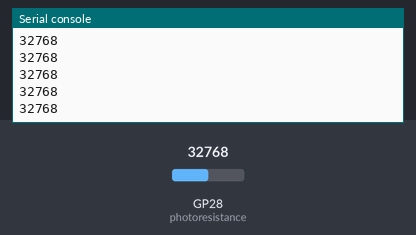
Simulated run of this program. Board: Raspberry Pi Pico running MicroPython. Parts: the last lines printed to the serial console. Inputs (shaded band) come from the test bench; at power-on: GP28 (photoresistance) = 32768 (analog values on the 0–65535 scale).

Above: at 1.2 s.
1.3 s: GP28 (photoresistance) set to 45874
At 1.31 s:
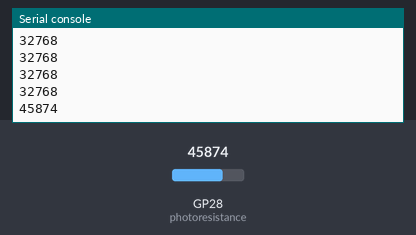
2.8 s: GP28 (photoresistance) set to 57670
At 2.81 s:
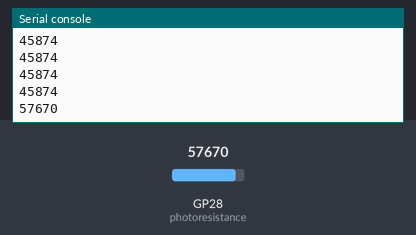
Timing chart, 0 to 5.8 s (numbered marks = the images above; inputs shaded):
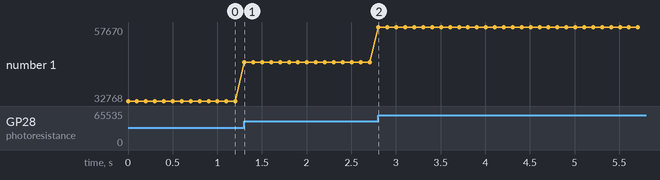

Measured:
- after the input at 1.3 s, the serial console: prints a new line at once (image 1)
- after the input at 2.8 s, the serial console: prints a new line at once (image 2)
- plotted number 1: 32768 → 45874 after the input at 1.3 s, 45874 → 57670 after the input at 2.8 s

The program:

photoresistance.py
```python
'''
 * Keyestudio 24 in 1 Starter Kit for Raspberry Pi Pico
 * lesson 13
 * Photoresistance
 * http://www.keyestudio.com
'''
import machine
import utime

photoresistance = machine.ADC(28)
while True:
    value = photoresistance.read_u16()
    print(value)
    utime.sleep(0.1)
```
